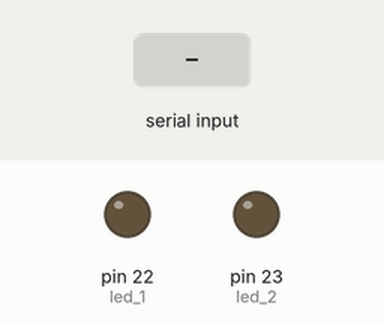
Simulated run of this sketch. Board: Arduino Mega 2560, built with avr-gcc and run on an emulated ATmega2560. Shown: output pins drawn as LEDs (lit = HIGH). The inputs (shaded band) are chosen by the test bench.

Above: at 1.2 s.
1.3 s: "A" received over Serial
At 1.9 s:
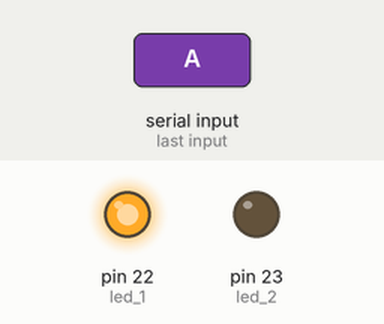
2.8 s: "C" received over Serial
At 4.0 s:
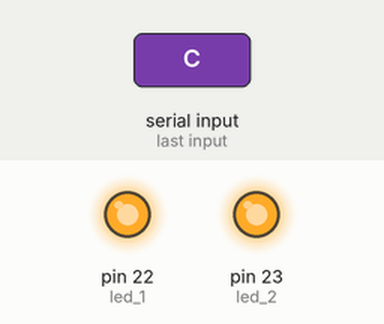
4.3 s: "B" received over Serial
At 5.3 s:
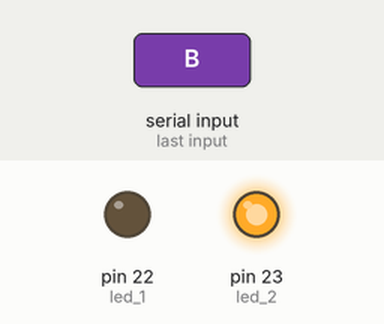
5.8 s: "D" received over Serial
At 6.5 s:
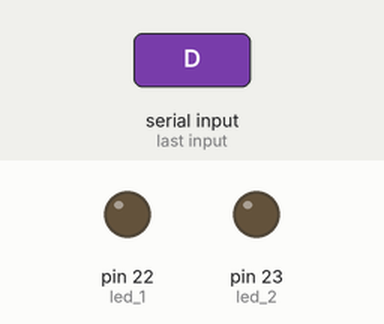
Timing chart, 0 to 8.3 s (numbered marks = the images above; inputs shaded):
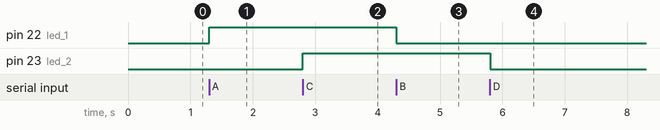

The sketch:

Proyecto_19_Bluetooth_LEDs.ino
```cpp
//Variables asociadas a los dos LEDs que se van a controlar
int led_1 = 22;
int led_2 = 23;

char valor;  //Variable para indicar que llega una orden

void setup() {

  pinMode(led_1, OUTPUT);
  pinMode(led_2, OUTPUT);
  Serial.begin(9600);
}

void loop() {

  if (Serial.available())  //Si el puerto serie (Bluetooth) está disponible
  {
    valor = Serial.read();  //Lee el dato entrante via Bluetooth

    if (valor == 'A')   //Si el dato que llega es una A
    {
      digitalWrite(led_1, HIGH);  //Enciende el LED 1
    }
    if (valor == 'B')   //Si el dato que llega es una B
    {
      digitalWrite(led_1, LOW);   //Apaga el LED 1
    }
    if (valor == 'C')   //Si el dato que llega es una C
    {
      digitalWrite(led_2, HIGH);  //Enciende el LED 2
    }
    if (valor == 'D')   //Si el dato que llega es una D
    {
      digitalWrite(led_2, LOW);   //Apaga el LED 2
    }
  }
}
```

Measured:
- after the input at 1.3 s, pin 22 (led_1): LOW → HIGH at once
- after the input at 2.8 s, pin 23 (led_2): LOW → HIGH at once
- after the input at 4.3 s, pin 22 (led_1): HIGH → LOW at once
- after the input at 5.8 s, pin 23 (led_2): HIGH → LOW at once
